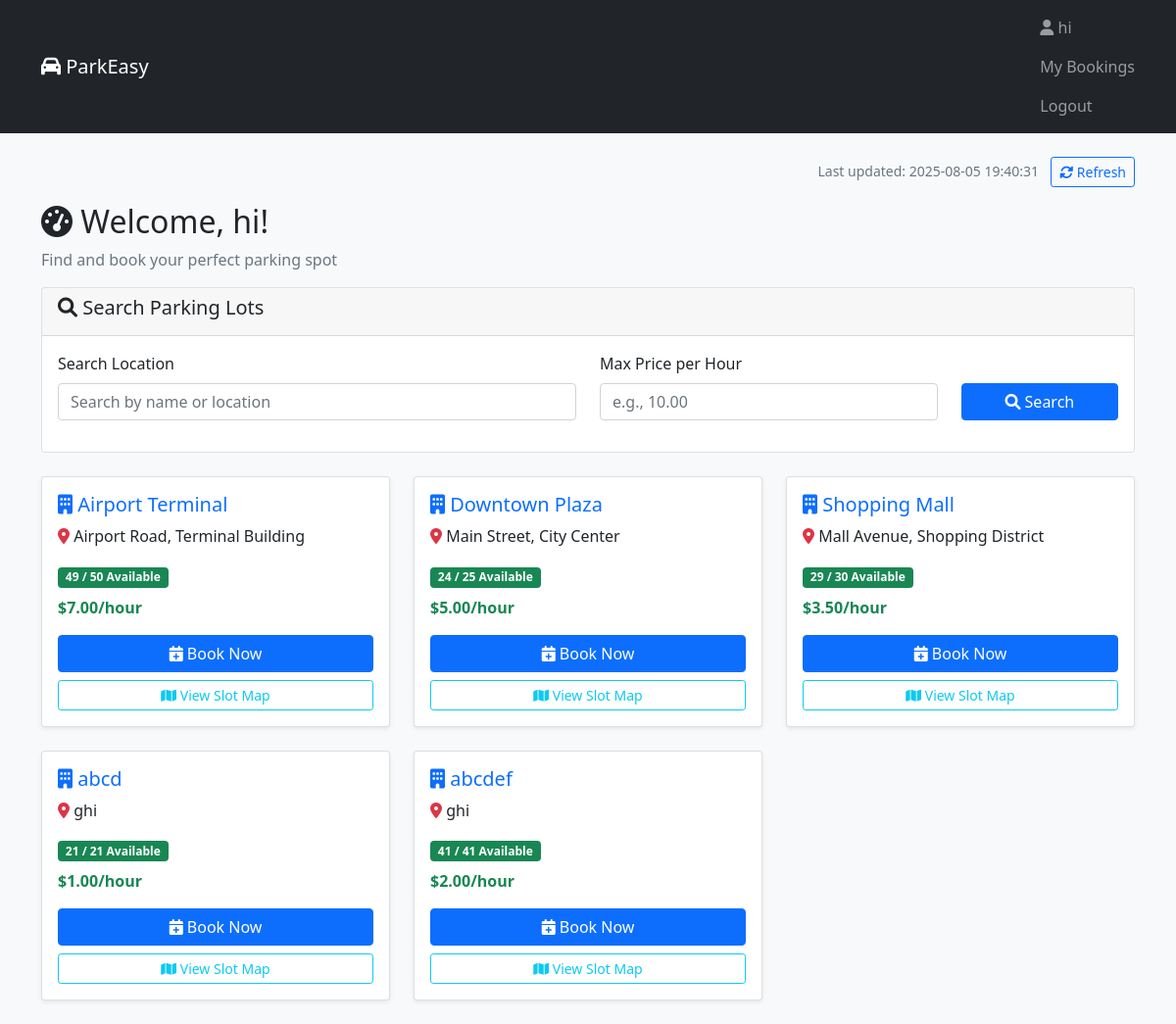
The app's page /dashboard (signed in) with its own data.
### tables this page shows
CREATE TABLE parking_lots (
            id INTEGER PRIMARY KEY AUTOINCREMENT,
            name TEXT NOT NULL,
            location TEXT NOT NULL,
            total_slots INTEGER NOT NULL,
            price_per_hour REAL NOT NULL,
            created_at TIMESTAMP DEFAULT CURRENT_TIMESTAMP,
            deleted_at TIMESTAMP NULL
        );

### controllers/user_controller.py (the view)
@user_bp.route('/dashboard')
def dashboard():
    auth_check = require_login()
    if auth_check:
        return auth_check
    auto_cancel_expired_bookings()
    conn = get_db()
    search_location = request.args.get('search_location', '')
    max_price = request.args.get('max_price', '')
    query = '''
        SELECT p.*,
               COUNT(ps.id) as total_slots,
               SUM(CASE WHEN ps.status = 'available' THEN 1 ELSE 0 END) as available_slots
        FROM parking_lots p
        LEFT JOIN parking_slots ps ON p.id = ps.parking_lot_id
        WHERE p.deleted_at IS NULL
    '''
    params = []
    if search_location:
        query += ' AND (p.name LIKE ? OR p.location LIKE ?)'
        params.extend([f'%{search_location}%', f'%{search_location}%'])
    if max_price:
        query += ' AND p.price_per_hour <= ?'
        params.append(float(max_price))
    query += '''
        GROUP BY p.id
        HAVING available_slots > 0
        ORDER BY p.name
    '''
    lots = conn.execute(query, params).fetchall()
    conn.close()
    current_time = datetime.now().strftime('%Y-%m-%d %H:%M:%S')
    return render_template('user/dashboard.html', lots=lots, current_time=current_time,
                         search_location=search_location, max_price=max_price)

### controllers/user_controller.py (called while the page is built)
def require_login():
    if 'logged_in' not in session:
        flash('Please login first!', 'error')
        return redirect('/login')
    return None

### database.py (called while the page is built)
def get_db():
    conn = sqlite3.connect(DATABASE)
    conn.row_factory = sqlite3.Row
    return conn

### utils/booking_utils.py (called while the page is built)
def auto_cancel_expired_bookings():
    conn = get_db()
    now = datetime.now().strftime('%Y-%m-%d %H:%M:%S')
    expired_bookings = conn.execute('''
        SELECT id, slot_id FROM bookings
        WHERE end_time < ? AND status = 'active'
    ''', (now,)).fetchall()
    for booking in expired_bookings:
        booking_id = booking['id']
        slot_id = booking['slot_id']
        conn.execute("UPDATE bookings SET status = 'expired' WHERE id = ?", (booking_id,))
        conn.execute("UPDATE parking_slots SET status = 'available' WHERE id = ?", (slot_id,))
    conn.commit()
    conn.close()
    return len(expired_bookings)

### templates/user/dashboard.html (shortened to what this page needs)
<!DOCTYPE html>
<html>
<head>
    <link href="https://cdn.jsdelivr.net/npm/bootstrap@5.1.3/dist/css/bootstrap.min.css" rel="stylesheet">
    <link href="https://cdnjs.cloudflare.com/ajax/libs/font-awesome/6.0.0/css/all.min.css" rel="stylesheet">
</head>
<body class="bg-light">
    <nav class="navbar navbar-dark bg-dark">
        <div class="container">
            <a class="navbar-brand" href="/"><i class="fas fa-car"></i> ParkEasy</a>
            <div class="navbar-nav ms-auto">
                <span class="navbar-text me-3">
                    <i class="fas fa-user"></i> {{ session.username }}
                </span>
                <a class="nav-link" href="/my-bookings">My Bookings</a>
                <a class="nav-link" href="/logout">Logout</a>
            </div>
        </div>
    </nav>
    <div class="container mt-4">
        <div class="row mb-3">
            <div class="col-12 text-end text-muted">
                <small>Last updated: {{ current_time }}</small>
                <button class="btn btn-sm btn-outline-primary ms-2" onclick="location.reload()">
                    <i class="fas fa-sync-alt"></i> Refresh
                </button>
            </div>
        </div>
        <div class="row">
            <div class="col-12">
                <h2><i class="fas fa-tachometer-alt"></i> Welcome, {{ session.username }}!</h2>
                <p class="text-muted">Find and book your perfect parking spot</p>
            </div>
        </div>
        <div class="card mb-4">
            <div class="card-header">
                <h5><i class="fas fa-search"></i> Search Parking Lots</h5>
            </div>
            <div class="card-body">
                <form method="GET">
                    <div class="row">
                        <div class="col-md-6 mb-3">
                            <label class="form-label">Search Location</label>
                            <input type="text" class="form-control" name="search_location"
                                   value="{{ search_location }}" placeholder="Search by name or location">
                        </div>
                        <div class="col-md-4 mb-3">
                            <label class="form-label">Max Price per Hour</label>
                            <input type="number" class="form-control" name="max_price"
                                   value="{{ max_price }}" step="0.01" min="0" placeholder="e.g., 10.00">
                        </div>
                        <div class="col-md-2 mb-3">
                            <label class="form-label">&nbsp;</label>
                            <div class="d-grid">
                                <button type="submit" class="btn btn-primary">
                                    <i class="fas fa-search"></i> Search
                                </button>
                            </div>
                        </div>
                    </div>
                </form>
            </div>
        </div>
        <div class="row">
            {% if lots %}
                {% for lot in lots %}
                    <div class="col-md-6 col-lg-4 mb-4">
                        <div class="card h-100 shadow-sm">
                            <div class="card-body">
                                <h5 class="card-title text-primary">
                                    <i class="fas fa-building"></i> {{ lot.name }}
                                </h5>
                                <p class="card-text">
                                    <i class="fas fa-map-marker-alt text-danger"></i> {{ lot.location }}
                                </p>
                                <div class="mb-2">
                                    {% if lot.available_slots == 0 %}
                                        <span class="badge bg-danger">Full</span>
                                    {% else %}
                                        <span class="badge bg-success">
                                            {{ lot.available_slots }} / {{ lot.total_slots }} Available
                                        </span>
                                    {% endif %}
                                </div>
                                <div class="mb-3">
                                    <strong class="text-success">
                                        ${{ '%.2f'|format(lot.price_per_hour) }}/hour
                                    </strong>
                                </div>
                                <div class="d-grid gap-2">
                                    {% if lot.available_slots == 0 %}
                                        <button class="btn btn-secondary" disabled>
                                            <i class="fas fa-calendar-times"></i> No Slots
                                        </button>
                                    {% else %}
                                        <a href="/book/{{ lot.id }}" class="btn btn-primary">
                                            <i class="fas fa-calendar-plus"></i> Book Now
                                        </a>
                                    {% endif %}
                                    <a href="/slot-map/{{ lot.id }}" class="btn btn-outline-info btn-sm">
                                        <i class="fas fa-map"></i> View Slot Map
                                    </a>
                                </div>
                            </div>
                        </div>
                    </div>
                {% endfor %}
            {% endif %}
        </div>
    </div>
</body>
</html>

### records on screen
parking_lots: name "Airport Terminal", location "Airport Road, Terminal Building", available_slots "49", total_slots "50", price_per_hour "7.00"
parking_lots: name "Downtown Plaza", location "Main Street, City Center", available_slots "24", total_slots "25", price_per_hour "5.00"
parking_lots: name "Shopping Mall", location "Mall Avenue, Shopping District", available_slots "29", total_slots "30", price_per_hour "3.50"
parking_lots: name "abcd", location "ghi", available_slots "21", total_slots "21", price_per_hour "1.00"
parking_lots: name "abcdef", location "ghi", available_slots "41", total_slots "41", price_per_hour "2.00"

### other values on screen
{{ session.username }} "hi"
